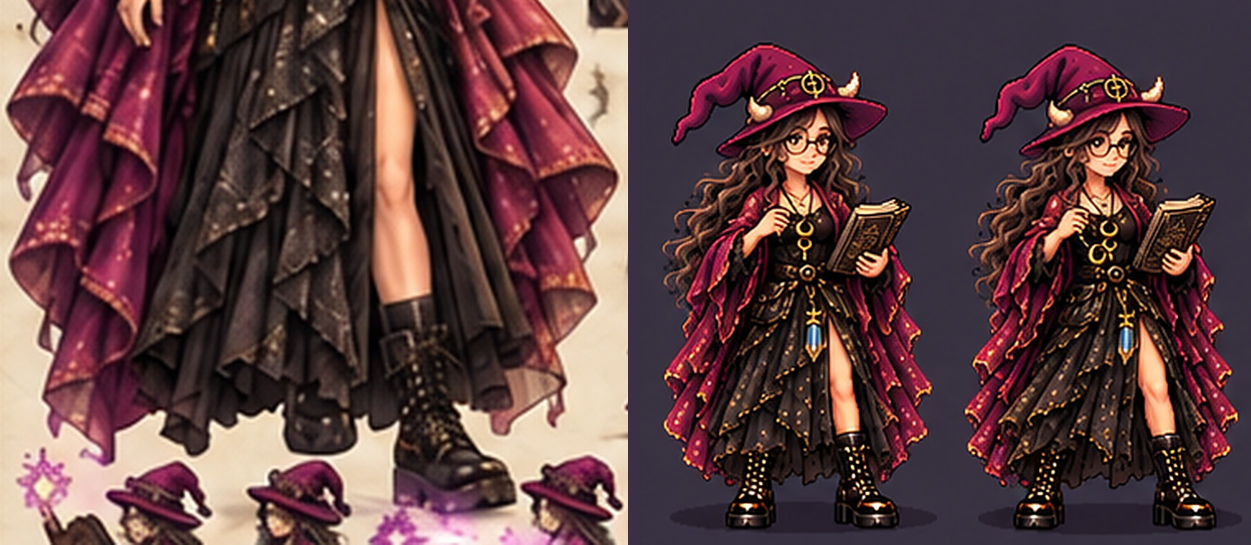
#> input picture models/io-3d/references/starters/IO7_closeup_skirt_and_boots.jpg, 2501 x 1089 px, given in place of herbal_witch_portrait_ref.png, which was not available (shown at 1/2 size)
$ python make_starters.py ../starters/IO7_closeup_skirt_and_boots.jpg
#> lines starting #> are read from the running program, lines starting #| are printed output that depends on the picture
# Makes Io's 14 reference images (models/io-3d/references/starters/) from files already in the repo.
# Run from the repo root:  python3 models/io-3d/references/prompts/make_starters.py <folder holding the four Jester style guides and IO4>
# The style guides are on branch claude/jester-3d-model: models/jester-3d/references/chatgpt/05_base_front_back.webp,
# chatgpt/08_face_front.webp, hands/hands_young_left.webp, boots/boot_side_a.webp. IO4 is the pixel painting of Io that
# Chris sent on November 13, 2026 (kept here as starters/IO4_io_envoi_picture.jpg; there is no other copy in the repo).
import json, os, sys
from PIL import Image, ImageDraw, ImageFilter, ImageFont
SRC = sys.argv[1]
R = 'art-pipeline/smoothing-pack/reference/'
A = 'assets/'
OUT = 'models/io-3d/references/starters/'
os.makedirs(OUT, exist_ok=True)

def save(im, name, q=90):
    im.convert('RGB').save(OUT + name, quality=q, optimize=True, subsampling=0 if q >= 92 else 2)

def up(im, box, scale):  # an enlarged, lightly sharpened piece of a picture
    c = im.crop(box)
    c = c.resize((int(c.width * scale), int(c.height * scale)), Image.LANCZOS)
    return c.filter(ImageFilter.UnsharpMask(radius=2, percent=60, threshold=2))

p = Image.open(R + 'herbal_witch_portrait_ref.png')
#> p is the input picture: PIL image 2501x1089 RGB; mean R, G, B 93.6, 63.9, 65.5
s = Image.open(R + 'herbal_witch_sheet_ref.png')
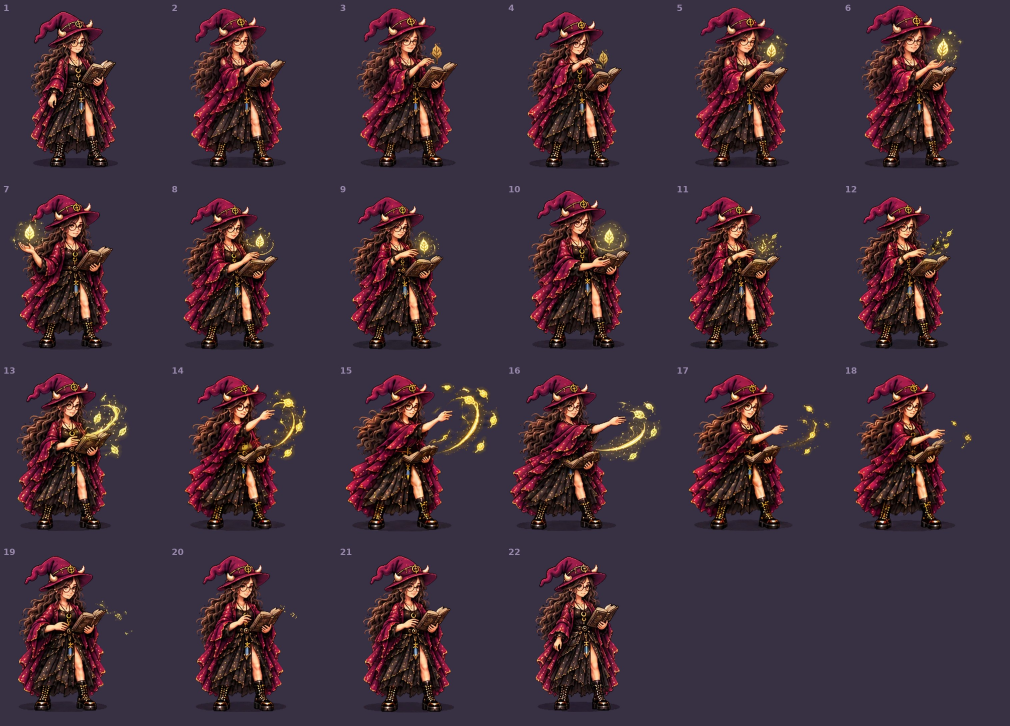
#> input picture models/io-3d/references/starters/IO9_flipbook_silverleaf_salve.jpg, 3029 x 2176 px, given in place of herbal_witch_sheet_ref.png, which was not available (shown at 1/3 size)
#> s is the input picture: PIL image 3029x2176 RGB; mean R, G, B 65.9, 47.4, 59.3
m = Image.open(R + 'herbal_witch_moves_sheet.png')
save(p, 'IO1_io_painting.jpg', 93)
save(s, 'IO2_io_character_sheet.jpg', 93)
save(m, 'IO3_io_sprite_sheet.jpg', 92)
if os.path.exists(os.path.join(SRC, 'io_envoi_picture.png')):
    save(Image.open(os.path.join(SRC, 'io_envoi_picture.png')), 'IO4_io_envoi_picture.jpg', 93)
save(up(p, (60, 130, 640, 570), 2.4), 'IO5_closeup_hat_and_face.jpg')
#> in up, `c = im.crop(box)`:
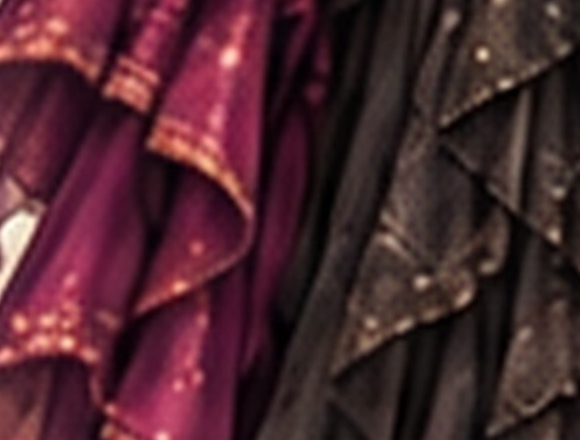
#> c: PIL image 580x440 RGB; mean R, G, B 75.7, 38.2, 46
save(up(p, (150, 500, 740, 1150), 2.2), 'IO6_closeup_necklaces_pouch_crystal_book.jpg')
#> call 2 of up, with box = (150, 500, 740, 1150), scale = 2.2
#> in up (call 2), `c = im.crop(box)`:
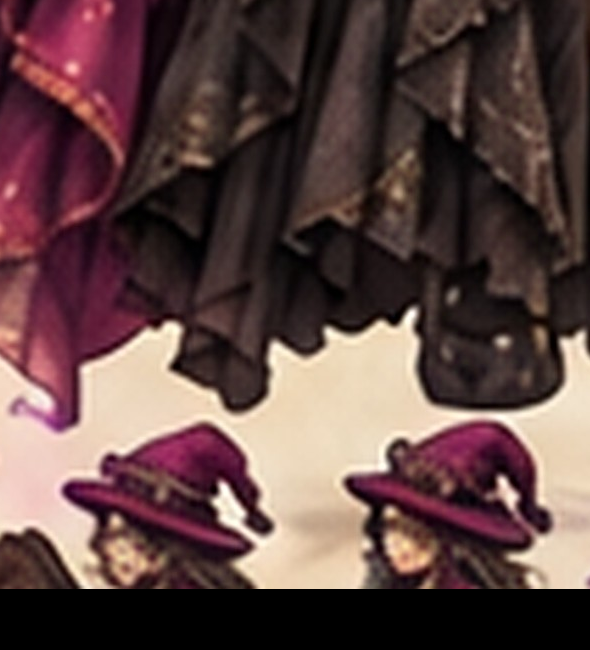
#> c: PIL image 590x650 RGB; mean R, G, B 94, 69.2, 67.4
a, b = up(s, (20, 400, 470, 790), 2.6), up(m, (0, 20, 370, 350), 3.3)
#> call 3 of up, with box = (20, 400, 470, 790), scale = 2.6
#> in up (call 3), `c = im.crop(box)`:
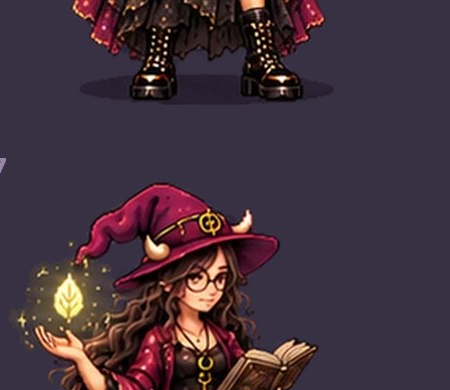
#> c: PIL image 450x390 RGB; mean R, G, B 67.3, 49.6, 60.5
#> call 4 of up, with box = (0, 20, 370, 350), scale = 3.3
#> in up (call 4), `c = im.crop(box)`:
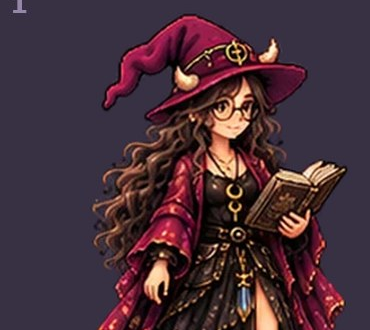
#> c: PIL image 370x330 RGB; mean R, G, B 71.3, 47.2, 56.9
h = max(a.height, b.height)
#> h = 1089
a = a.resize((int(a.width * h / a.height), h), Image.LANCZOS)
b = b.resize((int(b.width * h / b.height), h), Image.LANCZOS)
col = Image.new('RGB', (a.width + b.width + 24, h), (0x3B, 0x2F, 0x43))
col.paste(a, (0, 0)); col.paste(b, (a.width + 24, 0))
#> after `col.paste(a, (0, 0))`:
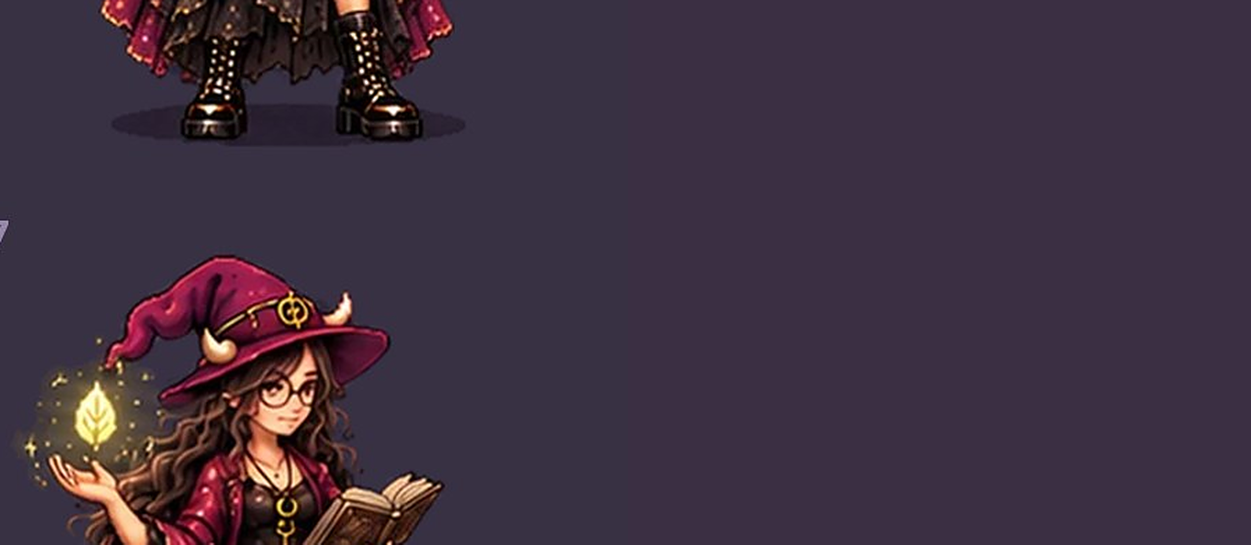
#> col: PIL image 2501x1089 RGB (shown at 1/2 size); mean R, G, B 63.2, 48.4, 63.8
#> after `col.paste(b, (a.width + 24, 0))`:
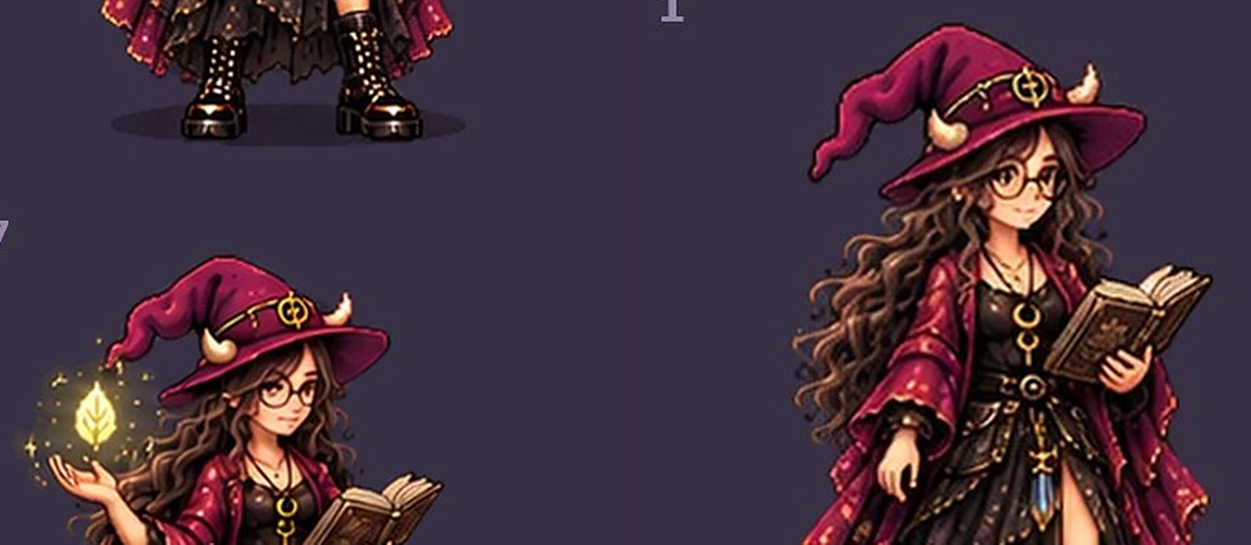
#> col: PIL image 2501x1089 RGB (shown at 1/2 size); mean R, G, B 69.2, 48.5, 58.9
save(col, 'IO7_closeup_skirt_and_boots.jpg')
for src, name in (('05_base_front_back', 'S1_style_jester_standing.jpg'), ('08_face_front', 'S2_style_jester_face.jpg'),
                  ('hands_young_left', 'S3_style_jester_hands.jpg'), ('boot_side_a', 'S4_style_jester_boot.jpg')):
    f = os.path.join(SRC, src + '.webp')
    if os.path.exists(f):
        save(Image.open(f), name, 92)

# the flipbook strips: every frame of a move on its anchor, numbered, on the flipbook's stage colour
#> (the run stopped early here; a loop or call above may not have finished)
